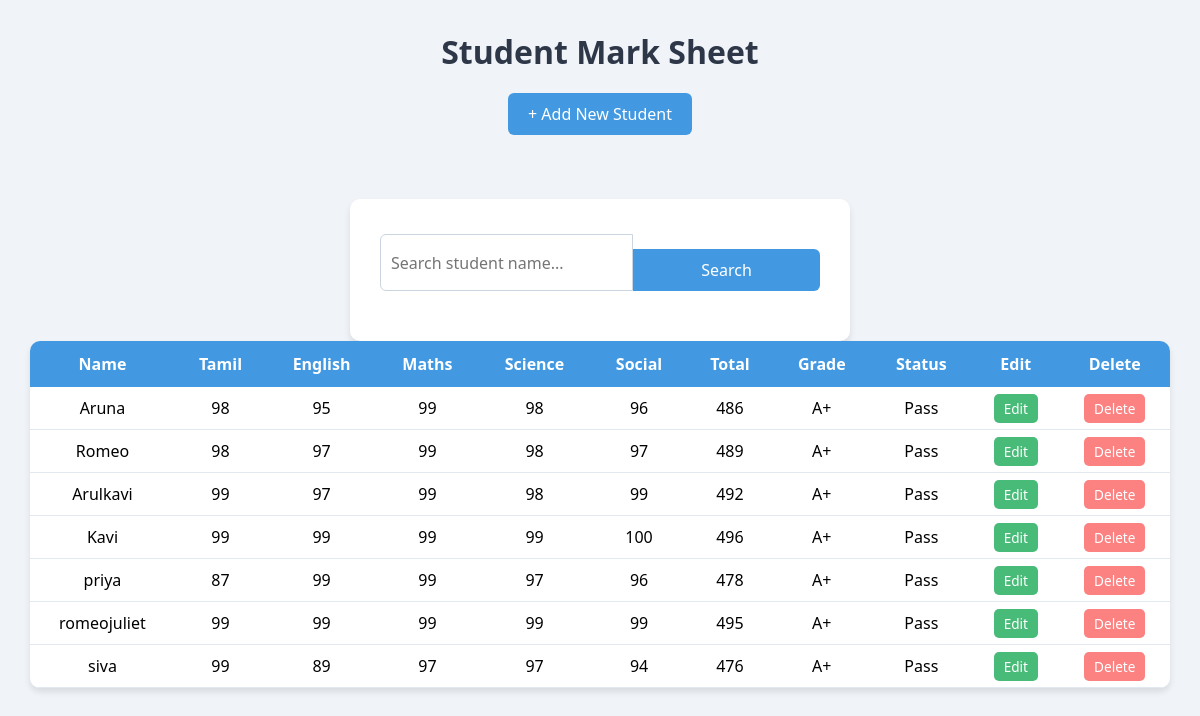
The app's page /results/ with its own data.
### myapp/models.py (models this page shows)
class Student(models.Model):
    name = models.CharField(max_length=100)
    tamil = models.IntegerField()
    english = models.IntegerField()
    maths = models.IntegerField()
    science = models.IntegerField()
    social = models.IntegerField()
    def total(self):
        return self.tamil + self.english + self.maths + self.science + self.social
    def grade(self):
        avg = self.total() / 5
        if avg >= 90:
            return 'A+'
        elif avg >= 75:
            return 'A'
        elif avg >= 60:
            return 'B'
        elif avg >= 35:
            return 'C'
        else:
            return 'F'
    def status(self):
        if self.tamil >= 35 and self.english >= 35 and self.maths >= 35 and self.science >= 35 and self.social >= 35:
            return 'Pass'
        return 'Fail'

### myapp/views.py (the view)
# urls.py: path('results/', views.results, name='results'),
def results(request):
    query = request.GET.get('search', '')
    if query:
        students = Student.objects.filter(name__icontains=query)
    else:
        students = Student.objects.all()
    return render(request, 'myapp/results.html', {'students': students, 'query': query})

### myapp/templates/myapp/results.html (shortened to what this page needs)
{% load static %}
<!DOCTYPE html>
<html>
<head>
    <link rel="stylesheet" href="{% static 'myapp/style.css' %}">
</head>
<body>
    <h1>Student Mark Sheet</h1>
    <a href="/" class="add-btn">+ Add New Student</a>
    <br><br>
    <form method="GET" action="/results/">
        <div class="search-bar">
            <input type="text" name="search" placeholder="Search student name..." value="{{ query }}">
            <button type="submit">Search</button>
        </div>
    </form>
    <table>
        <tr>
            <th>Name</th>
            <th>Tamil</th>
            <th>English</th>
            <th>Maths</th>
            <th>Science</th>
            <th>Social</th>
            <th>Total</th>
            <th>Grade</th>
            <th>Status</th>
            <th>Edit</th>
            <th>Delete</th>
        </tr>
        {% for student in students %}
        <tr>
            <td>{{ student.name }}</td>
            <td>{{ student.tamil }}</td>
            <td>{{ student.english }}</td>
            <td>{{ student.maths }}</td>
            <td>{{ student.science }}</td>
            <td>{{ student.social }}</td>
            <td>{{ student.total }}</td>
            <td>{{ student.grade }}</td>
            <td>{{ student.status }}</td>
            <td><a href="/edit/{{ student.id }}/" class="btn-edit">Edit</a></td>
            <td><a href="/delete/{{ student.id }}/" class="btn-delete">Delete</a></td>
        </tr>
        {% endfor %}
    </table>
</body>
</html>

### myapp/static/myapp/style.css (style rules this page uses)
* { margin: 0; padding: 0; box-sizing: border-box; font-family: 'Segoe UI', sans-serif; }
body { background-color: #f0f4f8; padding: 30px; }
h1 { text-align: center; color: #2d3748; margin-bottom: 20px; font-size: 2rem; }
form { background: white; padding: 30px; border-radius: 10px; max-width: 500px; margin: 0 auto; box-shadow: 0 4px 6px rgba(0,0,0,0.1); }
input[type="text"], input[type="number"] { width: 100%; padding: 10px; margin-top: 5px; border: 1px solid #cbd5e0; border-radius: 6px; font-size: 1rem; }
button[type="submit"] { width: 100%; padding: 12px; margin-top: 20px; background-color: #4299e1; color: white; border: none; border-radius: 6px; font-size: 1rem; cursor: pointer; }
table { width: 100%; border-collapse: collapse; background: white; border-radius: 10px; overflow: hidden; box-shadow: 0 4px 6px rgba(0,0,0,0.1); }
th { background-color: #4299e1; color: white; padding: 12px; text-align: center; }
td { padding: 10px; text-align: center; border-bottom: 1px solid #e2e8f0; }
.btn-edit { background-color: #48bb78; color: white; padding: 5px 10px; border-radius: 5px; text-decoration: none; font-size: 0.85rem; }
.btn-delete { background-color: #fc8181; color: white; padding: 5px 10px; border-radius: 5px; text-decoration: none; font-size: 0.85rem; }
.add-btn { display: block; width: fit-content; margin: 20px auto; padding: 10px 20px; background-color: #4299e1; color: white; border-radius: 6px; text-decoration: none; font-size: 1rem; }
.search-bar { display: flex; justify-content: center; margin-bottom: 20px; }
.search-bar input { padding: 10px; width: 300px; border: 1px solid #cbd5e0; border-radius: 6px 0 0 6px; font-size: 1rem; }
.search-bar button { padding: 10px 20px; background-color: #4299e1; color: white; border: none; border-radius: 0 6px 6px 0; cursor: pointer; }

### records on screen
Student: name "Aruna", tamil "98", english "95", maths "99", science "98", social "96", total "486", grade "A+", status "Pass"
Student: name "Romeo", tamil "98", english "97", maths "99", science "98", social "97", total "489", grade "A+", status "Pass"
Student: name "Arulkavi", tamil "99", english "97", maths "99", science "98", social "99", total "492", grade "A+", status "Pass"
Student: name "Kavi", tamil "99", english "99", maths "99", science "99", social "100", total "496", grade "A+", status "Pass"
Student: name "priya", tamil "87", english "99", maths "99", science "97", social "96", total "478", grade "A+", status "Pass"
Student: name "romeojuliet", tamil "99", english "99", maths "99", science "99", social "99", total "495", grade "A+", status "Pass"
Student: name "siva", tamil "99", english "89", maths "97", science "97", social "94", total "476", grade "A+", status "Pass"
